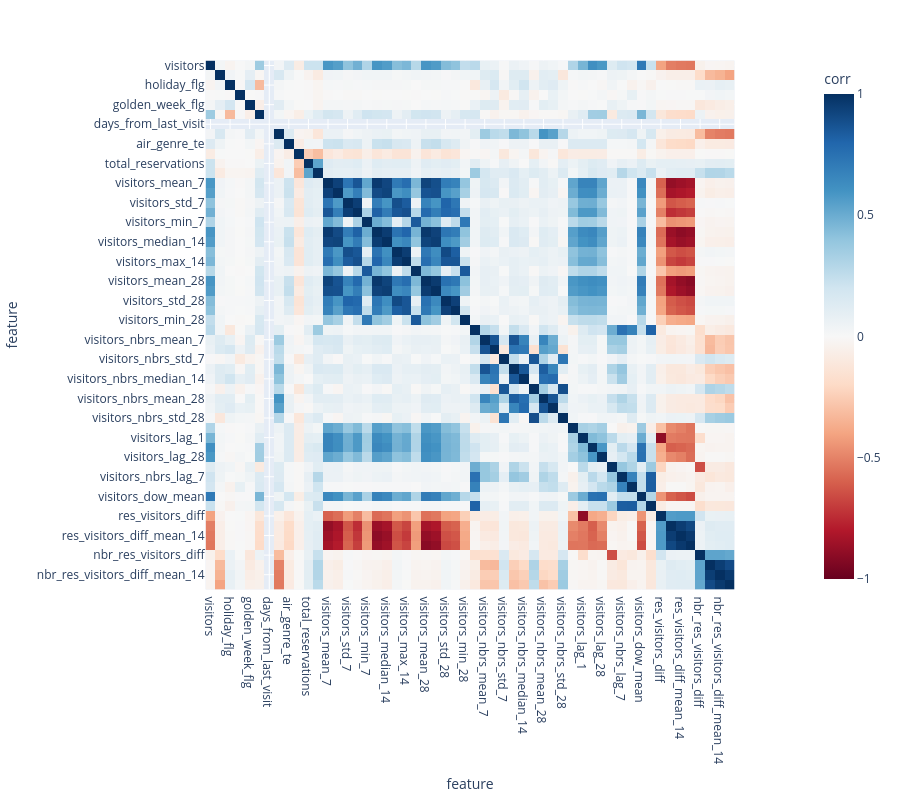

Source (notebook cell):
### Markdown cell above
## Feature correlation

### Code cell
corr = air_visit_df.corr(numeric_only=True)
corr.to_csv(PROJ_ROOT / "reports/tables/correlation_after_clustering.csv")
plot_corr_matrix(corr)

### Figure 1 — Plotly figure (JSON) as saved in the notebook; plotly's stock layout.template omitted (floating-point values rounded to 4 significant figures; data arrays with more than 128 entries replaced by an {"elided": "..."} marker saying what was removed)
{"data": [{"coloraxis": "coloraxis", "name": "0", "x": ["visitors", "opened_recently", "holiday_flg", "days_from_holiday", "golden_week_flg", "open_usually", "days_from_last_visit", "air_city_te", "air_genre_te", "reservation_impossibility_flag", "total_reservations", "total_reservations_nbrs", "visitors_mean_7", "visitors_median_7", "visitors_std_7", "visitors_max_7", "visitors_min_7", "visitors_mean_14", "visitors_median_14", "visitors_std_14", "visitors_max_14", "visitors_min_14", "visitors_mean_28", "visitors_median_28", "visitors_std_28", "visitors_max_28", "visitors_min_28", "visitors_nbrs", "visitors_nbrs_mean_7", "visitors_nbrs_median_7", "visitors_nbrs_std_7", "visitors_nbrs_mean_14", "visitors_nbrs_median_14", "visitors_nbrs_std_14", "visitors_nbrs_mean_28", "visitors_nbrs_median_28", "visitors_nbrs_std_28", "visitors_last_month", "visitors_lag_1", "visitors_lag_7", "visitors_lag_28", "visitors_nbrs_lag_1", "visitors_nbrs_lag_7", "visitors_nbrs_lag_28", "visitors_dow_mean", "visitors_dow_mean_nbrs", "res_visitors_diff", "res_visitors_diff_mean_7", "res_visitors_diff_mean_14", "res_visitors_diff_mean_28", "nbr_res_visitors_diff", "nbr_res_visitors_diff_mean_7", "nbr_res_visitors_diff_mean_14", "nbr_res_visitors_diff_mean_28"], "y": ["visitors", "opened_recently", "holiday_flg", "days_from_holiday", "golden_week_flg", "open_usually", "days_from_last_visit", "air_city_te", "air_genre_te", "reservation_impossibility_flag", "total_reservations", "total_reservations_nbrs", "visitors_mean_7", "visitors_median_7", "visitors_std_7", "visitors_max_7", "visitors_min_7", "visitors_mean_14", "visitors_median_14", "visitors_std_14", "visitors_max_14", "visitors_min_14", "visitors_mean_28", "visitors_median_28", "visitors_std_28", "visitors_max_28", "visitors_min_28", "visitors_nbrs", "visitors_nbrs_mean_7", "visitors_nbrs_median_7", "visitors_nbrs_std_7", "visitors_nbrs_mean_14", "visitors_nbrs_median_14", "visitors_nbrs_std_14", "visitors_nbrs_mean_28", "visitors_nbrs_median_28", "visitors_nbrs_std_28", "visitors_last_month", "visitors_lag_1", "visitors_lag_7", "visitors_lag_28", "visitors_nbrs_lag_1", "visitors_nbrs_lag_7", "visitors_nbrs_lag_28", "visitors_dow_mean", "visitors_dow_mean_nbrs", "res_visitors_diff", "res_visitors_diff_mean_7", "res_visitors_diff_mean_14", "res_visitors_diff_mean_28", "nbr_res_visitors_diff", "nbr_res_visitors_diff_mean_7", "nbr_res_visitors_diff_mean_14", "nbr_res_visitors_diff_mean_28"], "z": {"elided": "54x54 float values"}, "type": "heatmap", "xaxis": "x", "yaxis": "y", "hovertemplate": "feature: %{x}<br>feature: %{y}<br>corr: %{z}<extra></extra>"}], "layout": {"xaxis": {"anchor": "y", "domain": [0.0, 1.0], "scaleanchor": "y", "constrain": "domain", "title": {"text": "feature"}}, "yaxis": {"anchor": "x", "domain": [0.0, 1.0], "autorange": "reversed", "constrain": "domain", "title": {"text": "feature"}}, "coloraxis": {"colorbar": {"title": {"text": "corr"}}, "colorscale": [[0.0, "rgb(103,0,31)"], [0.1, "rgb(178,24,43)"], [0.2, "rgb(214,96,77)"], [0.3, "rgb(244,165,130)"], [0.4, "rgb(253,219,199)"], [0.5, "rgb(247,247,247)"], [0.6, "rgb(209,229,240)"], [0.7, "rgb(146,197,222)"], [0.8, "rgb(67,147,195)"], [0.9, "rgb(33,102,172)"], [1.0, "rgb(5,48,97)"]], "cmin": -1, "cmax": 1}, "margin": {"t": 60}, "width": 900, "height": 800}}
